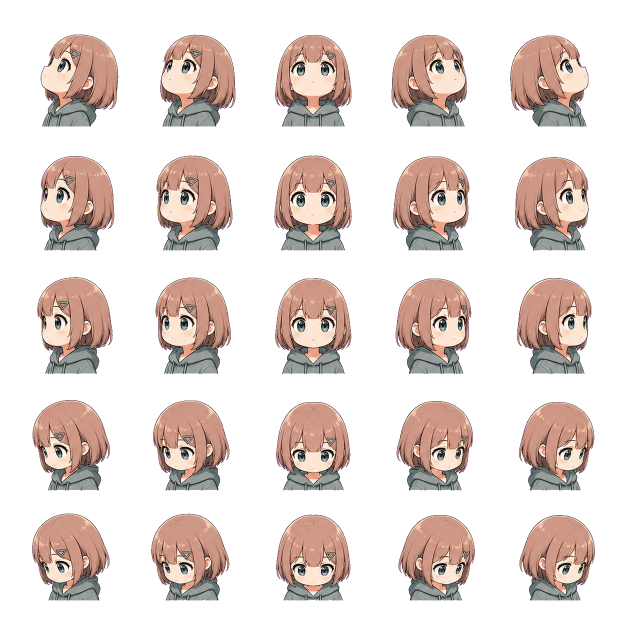
#> input picture assets/dokochan_vtuber/tomari_guruguru/generated_v3/alpha_sheets/A_eyes_open_mouth_closed_candidate_03_alpha.png, 1254 x 1254 px, given in place of r2c0.png, which was not available (shown at 1/2 size)
$ python dokochan_tomari_verify_assets.py
#> lines starting #> are read from the running program, lines starting #| are printed output that depends on the picture; pictures that were not available may be replaced by others from this repository, and a replacement may not be noted
#!/usr/bin/env python3
"""Build verification images and metrics for the Dokochan tomari-guruguru assets."""
from __future__ import annotations

from pathlib import Path

import numpy as np
from PIL import Image, ImageDraw, ImageFont


REPO = Path(__file__).resolve().parents[1]
ROOT = REPO / "assets/dokochan_vtuber/tomari_guruguru"
SLICES = ROOT / "public/slices2"
OUT = ROOT / "verification"
SHEETS = "ABCDEF"
ROWS = COLS = 5


def load_rgba(path: Path) -> Image.Image:
    return Image.open(path).convert("RGBA")


# [6 lines left out: function alpha_bbox, not called in this run]


def thumb_on_bg(image: Image.Image, size: int, bg: tuple[int, int, int]) -> Image.Image:
    thumb = image.copy()
    thumb.thumbnail((size, size), Image.Resampling.LANCZOS)
    tile = Image.new("RGBA", (size, size), (*bg, 255))
    tile.alpha_composite(thumb, ((size - thumb.width) // 2, (size - thumb.height) // 2))
    return tile.convert("RGB")


def draw_label(draw: ImageDraw.ImageDraw, xy: tuple[int, int], text: str) -> None:
    draw.text(xy, text, fill=(42, 38, 34), font=ImageFont.load_default())


def make_slices_contact(path: Path, bg: tuple[int, int, int]) -> None:
    tile = 160
    label_h = 22
    gap = 10
    width = COLS * tile + gap * (COLS - 1) + 60
    height = len(SHEETS) * (tile + label_h) + gap * (len(SHEETS) - 1)
    canvas = Image.new("RGB", (width, height), bg)
    draw = ImageDraw.Draw(canvas)
    for si, sheet in enumerate(SHEETS):
        y = si * (tile + label_h + gap)
        draw_label(draw, (6, y + 4), sheet)
        for col in range(COLS):
            img = load_rgba(SLICES / sheet / f"r2c{col}.png")
            x = 50 + col * (tile + gap)
            canvas.paste(thumb_on_bg(img, tile, bg), (x, y + label_h))
            draw_label(draw, (x + 4, y + 4), f"r2c{col}")
    path.parent.mkdir(parents=True, exist_ok=True)
    canvas.save(path, quality=94)


# [110 lines left out: functions make_direction_audit, write_metrics, alpha_centroid, bbox_from_mask, write_blink_coordinate_metrics, not called in this run]


def main() -> None:
    make_slices_contact(OUT / "slices_contact_warm.jpg", (255, 248, 238))
#> in make_slices_contact, `canvas = Image.new("RGB", (width, height), bg)`:
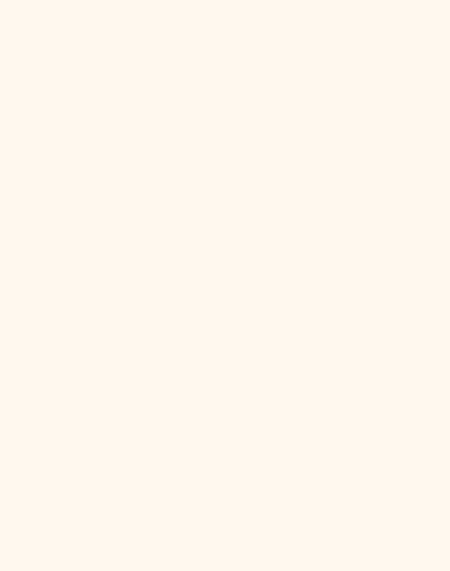
#> canvas: PIL image 900x1142 RGB (shown at 1/2 size); mean R, G, B 255, 248, 238
#> in load_rgba, returned value is the input picture: PIL image 1254x1254 RGBA; mean R, G, B, A 63.1, 51.7, 47.2, 89.7
#> in thumb_on_bg, `thumb.thumbnail((size, size), Image.Resampling.LANCZOS)`:
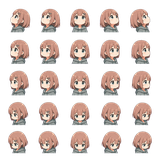
#> thumb: PIL image 160x160 RGBA; mean R, G, B, A 82.5, 68.4, 64.1, 89.7; transparent parts drawn white
#> in thumb_on_bg, `tile = Image.new("RGBA", (size, size), (*bg, 255))`:
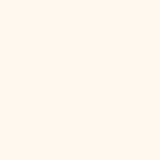
#> tile: PIL image 160x160 RGBA; mean R, G, B, A 255, 248, 238, 255
    make_slices_contact(OUT / "slices_dark_edge_check.jpg", (43, 41, 38))
    make_direction_audit(OUT / "direction_audit_A.jpg")
    write_metrics(OUT / "slice_metrics.txt")
    write_blink_coordinate_metrics(OUT / "blink_coordinate_metrics.txt")
    print(OUT / "slices_contact_warm.jpg")
    print(OUT / "slices_dark_edge_check.jpg")
    print(OUT / "direction_audit_A.jpg")
    print(OUT / "slice_metrics.txt")
    print(OUT / "blink_coordinate_metrics.txt")


if __name__ == "__main__":
#> (the run stopped early here; a loop or call above may not have finished)
